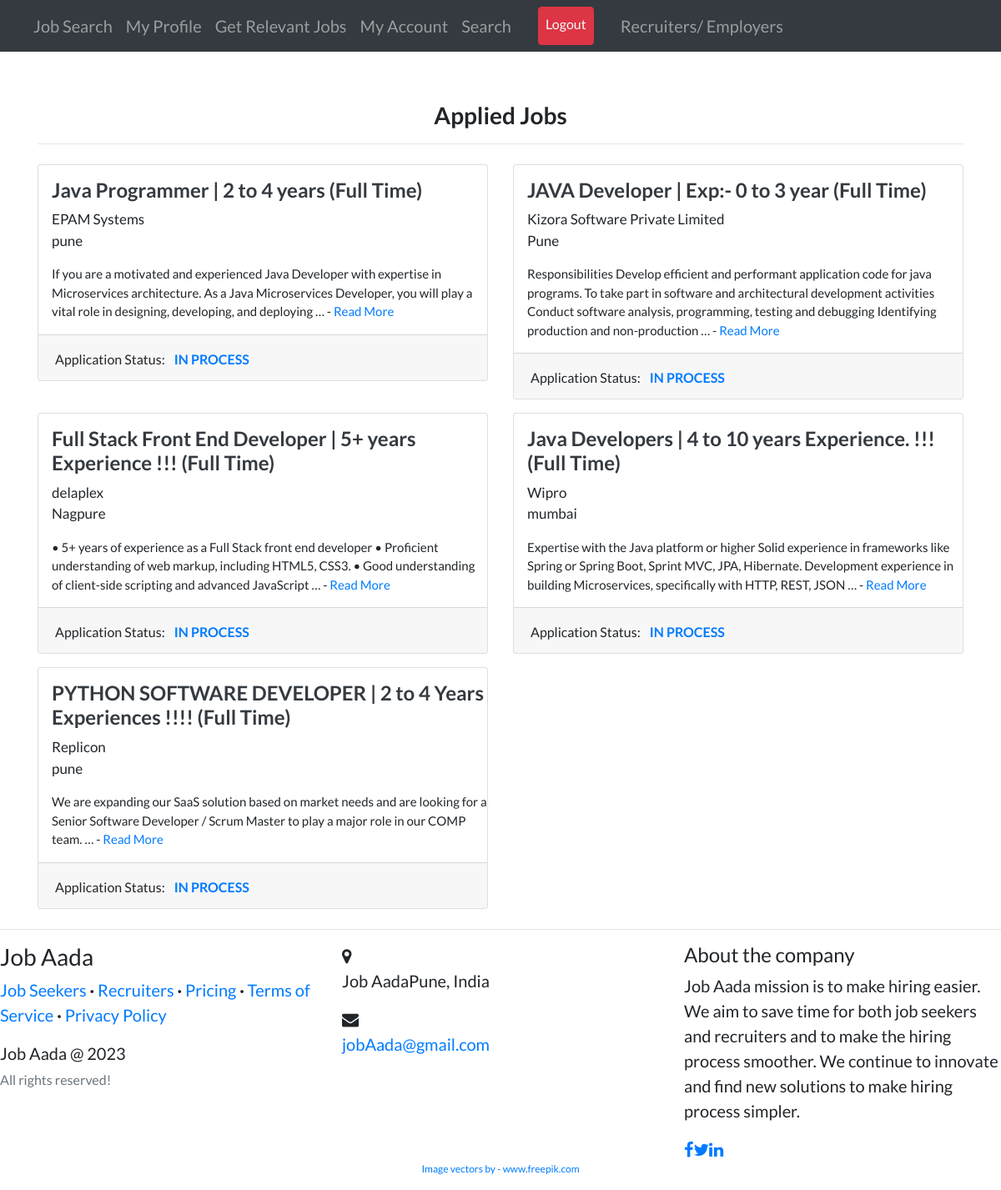
Screenshot of /candidates/applied_job_list/ (signed in) with the database file from the repository.
### candidates/models.py (models this page shows, shortened)
class AppliedJobs(models.Model):
    job = models.ForeignKey(
        Job, related_name='applied_job', on_delete=models.CASCADE)
    user = models.ForeignKey(
        User, related_name='applied_user', on_delete=models.CASCADE)
    date_posted = models.DateTimeField(default=timezone.now)

### recruiter/models.py (models this page shows, shortened)
class Job(models.Model):
    recruiter = models.ForeignKey(
        User, related_name='jobs', on_delete=models.CASCADE)
    title = models.CharField(max_length=255)
    company = models.CharField(max_length=200)
    location = models.CharField(max_length=255)
    description = models.TextField()
    skills_req = models.CharField(max_length=200)
    job_type = models.CharField(
        max_length=30, choices=CHOICES, default='Full Time', null=True)
    link = models.URLField(null=True, blank=True)
    slug = AutoSlugField(populate_from='title', unique=True, null=True)
    date_posted = models.DateTimeField(default=timezone.now)

### candidates/views.py (the view)
# urls.py: path('applied_job_list/', applied_jobs, name='applied-jobs'),
@login_required
def applied_jobs(request):
    jobs = AppliedJobs.objects.filter(
        user=request.user).order_by('-date_posted')
    statuses = []
    for job in jobs:
        if Selected.objects.filter(job=job.job).filter(applicant=request.user).exists():
            statuses.append(0)
        elif Applicants.objects.filter(job=job.job).filter(applicant=request.user).exists():
            statuses.append(1)
        else:
            statuses.append(2)
    zipped = zip(jobs, statuses)
    return render(request, 'candidates/applied_jobs.html', {'zipped': zipped, 'candidate_navbar': 1})

### candidates/templates/candidates/applied_jobs.html
{% extends "base.html" %} {% load static %} {% block content %}
<br /><br />
<div>
  <h3 class="text-center"><b>Applied Jobs</b></h3>
  <hr my-2 />
  <div class="row">
    {% for job, status in zipped %}
    <div class="col-md-6">
      <div class="card card-signin my-2">
        <span class="ml-3 mt-3">
          <a href="{% url 'candidates:job_details' job.job.pk %}"
            ><h4 class="text-dark">
              <b>{{job.job.title}} ({{job.job.job_type}})</b>
            </h4></a
          >
          <p style="font-size: 17px">
            {{job.job.company}}<br />{{job.job.location}}
          </p>
          <p style="font-size: 15px">
            {{job.job.description|truncatewords:30}} -
            <a href="{% url 'candidates:job_details' job.job.pk %}">Read More</a>
          </p>
        </span>
        <div class="card-footer">
          {% if status == 0 %}
          <span style="font-size: 16px"
            >Application Status:
            <b class="text-success text-uppercase ml-2">Selected</b></span
          >
          {% elif status == 1%}
          <span style="font-size: 16px"
            >Application Status:
            <b class="text-primary text-uppercase ml-2">In Process</b></span
          >
          {% else %}
          <span style="font-size: 16px"
            >Application Status:
            <b class="text-danger text-uppercase ml-2">Rejected</b></span
          >
          {% endif %}
        </div>
      </div>
    </div>
    {% endfor %}
  </div>
</div>
{% endblock content %}

### templates/base.html (style rules this page uses)
body { font-family: "Lato"; font-size: 20px; }

### rows the page displays
AppliedJobs: job "Java Programmer | 2 to 4 years", job.job_type "Full Time", job.company "EPAM Systems", job.location "pune", job.description "If you are a motivated and experienced Java Developer with expertise in Microservices architecture. As a Java Microservices Developer, you will play a vital role in designing, developing, and deploying …"
AppliedJobs: job "JAVA Developer | Exp:- 0 to 3 year", job.job_type "Full Time", job.company "Kizora Software Private Limited", job.location "Pune", job.description "Responsibilities Develop efficient and performant application code for java programs. To take part in software and architectural development activities Conduct software analysis, programming, testing and debugging Identifying production and non-production …"
AppliedJobs: job "Full Stack Front End Developer | 5+ years Experience !!!", job.job_type "Full Time", job.company "delaplex", job.location "Nagpure", job.description "• 5+ years of experience as a Full Stack front end developer • Proficient understanding of web markup, including HTML5, CSS3. • Good understanding of client-side scripting and advanced JavaScript …"
AppliedJobs: job "Java Developers | 4 to 10 years Experience. !!!", job.job_type "Full Time", job.company "Wipro", job.location "mumbai", job.description "Expertise with the Java platform or higher Solid experience in frameworks like Spring or Spring Boot, Sprint MVC, JPA, Hibernate. Development experience in building Microservices, specifically with HTTP, REST, JSON …"
AppliedJobs: job "PYTHON SOFTWARE DEVELOPER | 2 to 4 Years Experiences !!!!", job.job_type "Full Time", job.company "Replicon", job.location "pune", job.description "We are expanding our SaaS solution based on market needs and are looking for a Senior Software Developer / Scrum Master to play a major role in our COMP team. …"
